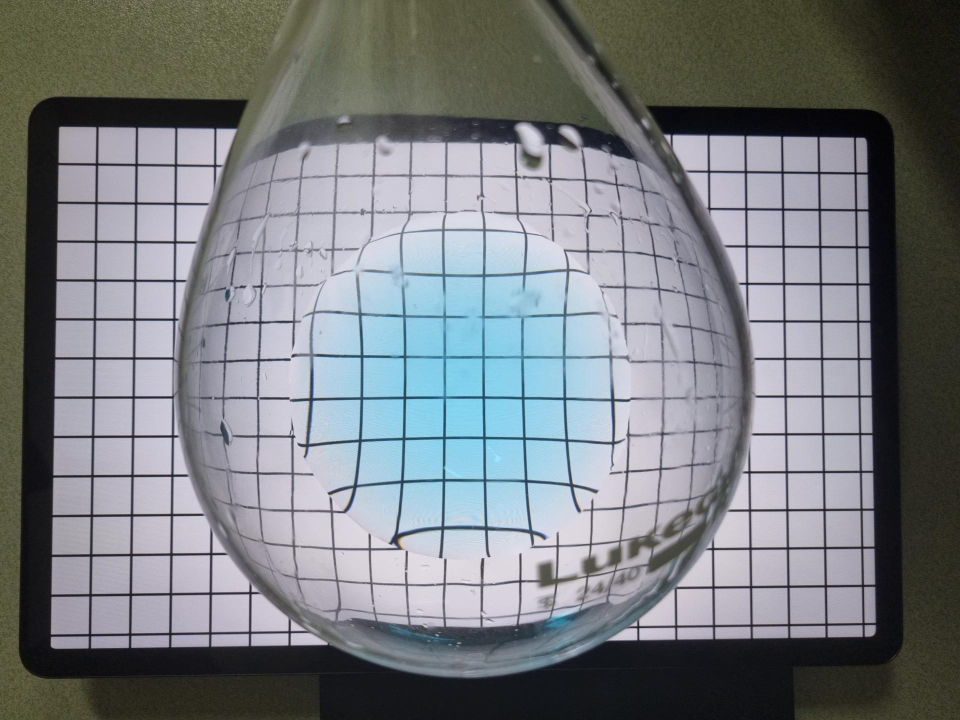
#> input picture proj_turb/eval/COA-001-02-p0-00.jpeg, 1920 x 1440 px (shown at 1/2 size)
$ python -i all_image_process.py   (imports and definitions only)
#> lines starting #> are read from the running program, lines starting #| are printed output that depends on the picture; after the words box and inside, x2 and y2 are one past the last pixel; in counts of white or black regions, pixels touching at a corner belong together
import cv2 as cv
import numpy as np
import matplotlib.pyplot as plt

import yaml
import os
import csv

from flask_eval_test import check_detection

def saturate_contrast(img, num):
    pic = img.copy()
    pic = pic.astype('int32')
    pic = np.clip(pic+(pic-128)*num, 0, 255)
    pic = pic.astype('uint8')
    return pic

# [5 lines left out: function imshow_scale, not called in this run]

def clip_image_center(img_gray, s):
    gray_clip = np.zeros_like(img_gray)
    h, w = img_gray.shape
    hh = int(h/2)  ## 이미지 중점
    ww = int(w/2)

    gray_clip[hh-s:hh+s, ww-s:ww+s] = img_gray[hh-s:hh+s, ww-s:ww+s] ##ROI 설정
    #imshow_scale(gray_clip, 0.4, 'gray')

    return gray_clip

def roi_detection_circle(img_src, im_gray):
    src = img_src.copy()
    src_ = img_src.copy()
    gray = cv.medianBlur(im_gray, 3)
    rows, cols = gray.shape
    circles = cv.HoughCircles(gray, cv.HOUGH_GRADIENT, 1.0, rows / 12, None, 20, 20, minRadius=250, maxRadius=350)
    #circles: N x 1 x 3 (x, y, radius)
    ww = int(cols/2)
    hh = int(rows/2)
    min_dist_center = cols * 100 #19200 그냥 큰값

    roi = np.ones(3) * -1

    if circles is not None:
        circles = np.uint16(np.around(circles))
        for i in circles[0, :]:
            cv.circle(src_, (i[0], i[1]), i[2], (0,255,0),2 )
            dist_center = np.sqrt((i[0]-ww) * (i[0]-ww) + (i[1]-hh) * (i[1]-hh)) ##이미지 중점과 원의 거리
            if dist_center < min_dist_center:
                min_dist_center = dist_center ## 가장 이미지의 중심과 가까운 원의 중심 찾기
                if np.abs((i[0]-ww)) <100 and np.abs((i[1]-hh)) < 100: ## 가장 가까운 원의 중심일때 최소 중심과 차이 100미만
                    roi[0] = i[0]
                    roi[1] = i[1]
                    roi[2] = i[2]
            center = (i[0], i[1])

    roi = np.uint16(np.around(roi))
    cv.circle(src_, (roi[0], roi[1]), 3, (0, 0, 255), 3)
    cv.circle(src, (roi[0], roi[1]), roi[2], (255, 255, 255), 5)
    #imshow_scale(src_, 0.4, 'all circle')
    #imshow_scale(src, 0.4, 'circle roi')

    return roi

def masking_circle(img, roi_circle):
    img_mask = np.zeros_like(img)
    img_mask = cv.circle(img_mask, (roi_circle[0], roi_circle[1]), roi_circle[2], (255,255,255), -1)
    #bitwise_and 연산을 통한 마스킹..
    img_center = cv.bitwise_and(img.copy(), img_mask)
    return img_center

# [191 lines left out: functions grid_calc, circle_segmentation, cross_profile, line_detection, crystal_detection, not called in this run]
        #cv.circle(img_rgb_center, (int(x), int(y)), int(radius), (255,0,0), 2)
    #imshow_scale(img_rgb_center, 0.4, 'crystal')

def black_bg_line(img_gray_center, roi_circle):
    roi_circle[2] = roi_circle[2] - 10
    img_gray_center = img_gray_center.copy()
    img_rgb_center = cv.cvtColor(img_gray_center, cv.COLOR_GRAY2BGR)
    bk_bg_line = np.zeros_like(img_rgb_center)
    gray = saturate_contrast(img_gray_center, 1.5)
    gray = cv.GaussianBlur(gray, (3,3),0)
    #imshow_scale(gray, 0.4, 'contrast_up_gray')
    th = cv.adaptiveThreshold(gray, 255, cv.ADAPTIVE_THRESH_GAUSSIAN_C, cv.THRESH_BINARY_INV, 101, 25)
    th = masking_circle(th, roi_circle)
    #imshow_scale(th, 0.4, 'th')
    edges = cv.Canny(th, 0, 100)
    #imshow_scale(edges, 0.4, 'canny')
    lines = cv.HoughLinesP(edges, 1, np.pi/180, 15, minLineLength=30, maxLineGap=10)
    if lines is not None:
        for line in lines:
            x1,y1,x2,y2 = line[0]
            cv.line(bk_bg_line,(x1,y1),(x2,y2),(0,255,255),2)
    #imshow_scale(bk_bg_line, 0.4, 'Hough')
    return bk_bg_line

def grid_detection(img_gray_center,bk_bg_grid,roi_circle):
    roi_circle = roi_circle.copy()
    roi_circle[2] = roi_circle[2] - 10

    img_gray_center = img_gray_center.copy()
    im_h, im_w, im_c = bk_bg_grid.shape
    gray_grid = cv.cvtColor(bk_bg_grid, cv.COLOR_BGR2GRAY)
    gray_grid[gray_grid>0] = 255

    k = cv.getStructuringElement(cv.MORPH_ELLIPSE, (5,5))
    #imshow_scale(gray_grid, 0.4, 'grid')

    gray_grid = cv.dilate(gray_grid, k) ## 팽창연산
    #imshow_scale(gray_grid, 0.4, 'dilate')

    gray_grid = cv.morphologyEx(gray_grid, cv.MORPH_CLOSE, k) ## 닫힘연산
    #imshow_scale(gray_grid, 0.4, 'close')

    # values projected to X
    p_hori = np.average(gray_grid, axis=0)
    #print('sh: ',p_hori.shape) #1920
    # values projected to Y
    p_vert = np.average(gray_grid, axis=1)
    #print(roi_circle)
    x_begin = roi_circle[0] - roi_circle[2]
    y_begin = roi_circle[1] - roi_circle[2]
    x_end = roi_circle[0] + roi_circle[2]
    y_end = roi_circle[1] + roi_circle[2]

    r = roi_circle[2]
    cx = roi_circle[0]
    cy = roi_circle[1]

    p2_hori = p_hori[x_begin:x_end]
    p2_vert = p_vert[y_begin:y_end]

    dx = np.abs(np.arange(x_begin, x_end, 1, dtype=np.float32) - cx) #원의 중심과 x좌표 거리
    dy = np.abs(np.arange(y_begin, y_end, 1, dtype=np.float32) - cy) #원의 중심과 y좌표 거리

    dx[dx>=r] = r-1
    dy[dy>=r] = r-1

    weight_h = r / np.sqrt(r ** 2 - (dx) ** 2) #가중치값
    weight_v = r / np.sqrt(r ** 2 - (dy) ** 2)
    print(p2_hori.shape[0])
    # [8 lines of commented-out code are left out]

    p3_hori = np.multiply(p2_hori, weight_h)
    p3_vert = np.multiply(p2_vert, weight_v)

    # [11 lines of commented-out code are left out]
    peaks_all_h = []
    peaks_all_v = []
    peaks_c4_h = []
    peaks_c4_v = []

    # extract 6 peaks
    # horizontal
    p4_hori = p3_hori
    p4_vert = p3_vert

    # using non-correction version
    p4_hori = p2_hori
    p4_vert = p2_vert

    for i in range(6):
        max_h = np.argmax(p4_hori)
        peaks_all_h.append(max_h) #index (x)
        e1 = max_h - 25
        e2 = max_h + 25
        if e1 < 0:
            e1 = 0
        if e2 >= p4_hori.shape[0]:
            e2 = p4_hori.shape[0]-1
        p4_hori[e1:e2] = 0

        max_v = np.argmax(p4_vert)
        peaks_all_v.append(max_v)
        e1 = max_v - 25
        e2 = max_v + 25
        if e1 < 0:
            e1 = 0
        if e2 >= p4_vert.shape[0]:
            e2 = p4_vert.shape[0]-1
        p4_vert[e1:e2] = 0
    print('peaks_all_h:', peaks_all_h)
    for i in range(4):
        min_dist_x = im_w
        min_dist_val = -1
        for j in range(len(peaks_all_h)): ##6개
            dist = np.abs(peaks_all_h[j]  - int(p4_hori.shape[0]/2)) #원의 중점과의 x값 offset
            if dist < min_dist_x:
                min_dist_val = peaks_all_h[j]
                min_dist_x = dist
        peaks_c4_h.append(min_dist_val)
        peaks_all_h.remove(min_dist_val)

        min_dist_y = im_h
        min_dist_val = -1
        for j in range(len(peaks_all_v)):
            dist = np.abs(peaks_all_v[j]  -  int(p4_vert.shape[0]/2))
            if dist < min_dist_y:
                min_dist_val = peaks_all_v[j]
                min_dist_y = dist
        peaks_c4_v.append(min_dist_val)
        peaks_all_v.remove(min_dist_val)


    arr_h = np.array(peaks_c4_h) + x_begin #중심과 가까운 line x좌표 4개
    arr_v = np.array(peaks_c4_v) + y_begin #중심과 가까운 line y좌표 4개

    ngrid_xmin = int(np.min(arr_h))
    ngrid_xmax = int(np.max(arr_h))
    ngrid_ymin = int(np.min(arr_v))
    ngrid_ymax = int(np.max(arr_v))

    img_mask_grid = gray_grid.copy() * 0
    # img_ori_rgb = cv.cvtColor(img_ori, cv.COLOR_GRAY2BGR)
    # horizontal line
    for i in range(4):
        print((int(arr_h[i]), ngrid_ymin))
        print((int(arr_h[i]), ngrid_ymax))
        cv.line(img_gray_center, (ngrid_xmin, int(arr_v[i])),  (ngrid_xmax, int(arr_v[i])), (255, 255, 255), 3)
        cv.line(img_gray_center, (int(arr_h[i]), ngrid_ymin), (int(arr_h[i]), ngrid_ymax), (255, 255, 255), 3)

        cv.line(img_mask_grid, (ngrid_xmin, int(arr_v[i])), (ngrid_xmax, int(arr_v[i])), (255, 255, 255), 3)
        cv.line(img_mask_grid, (int(arr_h[i]), ngrid_ymin), (int(arr_h[i]), ngrid_ymax), (255, 255, 255), 3)


    mask_supp = cv.bitwise_and(gray_grid.copy(), img_mask_grid) ##detection한 grid와 예측한 grid 일치성
    sum_mask = np.sum(img_mask_grid)
    sum_supp = np.sum(mask_supp)
    ratio_supp = float(sum_supp) / float(sum_mask) * 100.0

    print('sum of grid mask: %d' % sum_mask)
    print('sum of superposition: %d' % sum_supp)
    print('supp ratio: %.2f'%ratio_supp)

    cv.circle(img_gray_center, (int(cx), int(cy)), 10, (255, 0, 0), 3)
    # [4 lines of commented-out code are left out]

    return ratio_supp

# [44 lines left out: function processing_whitebg, not called in this run]

def processing_checkpat(img_name):
#> called with img_name = 'eval/COA-001-02-p0-00.jpeg'
    img_rgb = cv.imread(img_name)
#> img_rgb is the input picture: shape (1440, 1920, 3); mean B, G, R 128.9, 125, 121.1
    img_gray = cv.cvtColor(img_rgb, cv.COLOR_BGR2GRAY)

    # Set clip size as amount of solution
    clip_size = 450
    img_gray = clip_image_center(img_gray, clip_size)
    # roi rectangle [LT_x, LT_y, RB_x, RB_y]
    roi_rect = np.ones(4) * -1

    # circle ROI is only available for type3 (white background)
    roi_circle = roi_detection_circle(img_rgb, img_gray)
#> in roi_detection_circle, `circles = cv.HoughCircles(gray, cv.HOUGH_GRADIENT, 1.0, rows / 12, Non..`: circles = 51 rows, first 8: [922.5, 773.5, 345], [929.5, 619.5, 343.9], [1060.5, 619.5, 349.4], [1069.5, 847.5, 321.9], [1155.5, 747.5, 343.9], [789.5, 613.5, 343.9], [1014.5, 501.5, 332.9], [661.5, 578.5, 308.7]
#> in roi_detection_circle, `circles = np.uint16(np.around(circles))`: circles = 51 rows, first 8: [922, 774, 345], [930, 620, 344], [1060, 620, 349], [1070, 848, 322], [1156, 748, 344], [790, 614, 344], [1014, 502, 333], [662, 578, 309]
#> the loop in roi_detection_circle, `for i in circles[0, :]:` made 51 passes
#> (i, dist_center, min_dist_center) on pass 1: ([922, 774, 345], 66.03, 66.03)
#> after the loop in roi_detection_circle, `for i in circles[0, :]:`:
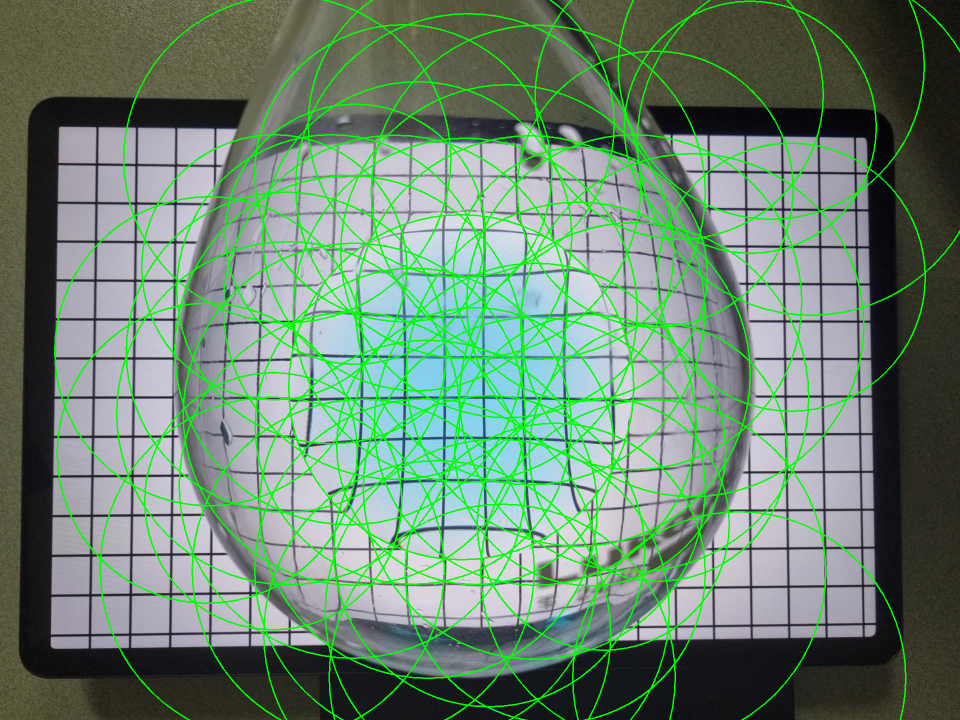
#> src_: shape (1440, 1920, 3) (shown at 1/2 size); 9.41% of pixels changed, all inside (x1, y1, x2, y2) = (108, 0, 1920, 1440)
#> after the loop in roi_detection_circle, `for i in circles[0, :]:`: min_dist_center = 66.03; roi = [922, 774, 345]
#> in roi_detection_circle, `cv.circle(src, (roi[0], roi[1]), roi[2], (255, 255, 255), 5)`:
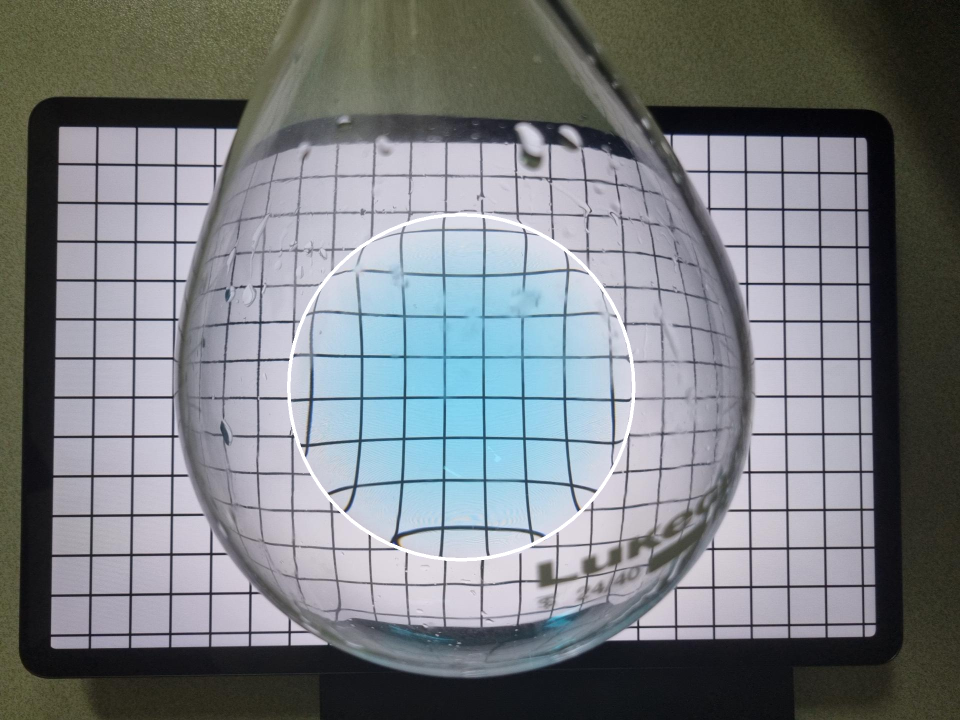
#> src: shape (1440, 1920, 3) (shown at 1/2 size); 0.54% of pixels changed, all inside (x1, y1, x2, y2) = (574, 426, 1271, 1123)
#> roi_circle = [922, 774, 345]
    # set rectangle roi by circle roi
    if roi_circle[2] != -1:
        roi_rect = roi_rect.astype(np.int8)
        roi_rect = np.array([roi_circle[0]-roi_circle[2], roi_circle[1]-roi_circle[2], roi_circle[0]+roi_circle[2], roi_circle[1]+roi_circle[2]])
#> roi_rect = [577, 429, 1267, 1119]

        img_rgb_rect = cv.rectangle(img_rgb.copy(), (roi_rect[0], roi_rect[1]), (roi_rect[2], roi_rect[3]), (0, 255, 0), 5)

        # masking
        img_rgb_center = masking_circle(img_rgb, roi_circle)
        img_gray_center = masking_circle(img_gray, roi_circle)

        # [5 lines of commented-out code are left out]
    bk_bg_grid = black_bg_line(img_gray_center.copy(), roi_circle)
#> in black_bg_line, `lines = cv.HoughLinesP(edges, 1, np.pi/180, 15, minLineLength=30, maxL..`: lines = 186 rows, first 6: [946, 711, 1192, 711], [1012, 798, 1107, 799], [1193, 710, 1225, 710], [969, 752, 971, 922], [886, 811, 886, 755], [856, 717, 971, 717]
#> the loop in black_bg_line, `for line in lines:` made 186 passes

    #grid_profile(img_grid, roi_circle)
    #crystal_detection(img_gray_center, roi_circle)
    #circle_segmentation(img_gray_center, roi_circle)
    supp_ratio = grid_detection(img_gray_center, bk_bg_grid, roi_circle)
#> in grid_detection, `roi_circle = roi_circle.copy()`: roi_circle = [922, 774, 335]
#> in grid_detection, `k = cv.getStructuringElement(cv.MORPH_ELLIPSE, (5,5))`: k = [[0, 0, 1, 0, 0], [1, 1, 1, 1, 1], [1, 1, 1, 1, 1], [1, 1, 1, 1, 1], [0, 0, 1, 0, 0]]
#> in grid_detection, `p_hori = np.average(gray_grid, axis=0)`: p_hori = 1920 values, max 105.2 at index 888, min 0 at index 0, mean 7.01
#> in grid_detection, `p_vert = np.average(gray_grid, axis=1)`: p_vert = 1440 values, max 83.94 at index 714, min 0 at index 0, mean 7.01
#> in grid_detection, `x_begin = roi_circle[0] - roi_circle[2]`: x_begin = 597
#> in grid_detection, `y_begin = roi_circle[1] - roi_circle[2]`: y_begin = 449
#> in grid_detection, `x_end = roi_circle[0] + roi_circle[2]`: x_end = 1247
#> in grid_detection, `y_end = roi_circle[1] + roi_circle[2]`: y_end = 1099
#> in grid_detection, `r = roi_circle[2]`: r = 325
#> in grid_detection, `cx = roi_circle[0]`: cx = 922
#> in grid_detection, `cy = roi_circle[1]`: cy = 774
#> in grid_detection, `p2_hori = p_hori[x_begin:x_end]`: p2_hori = 650 values, max 105.2 at index 291, min 1.42 at index 0, mean 20.66
#> in grid_detection, `p2_vert = p_vert[y_begin:y_end]`: p2_vert = 650 values, max 83.94 at index 265, min 0 at index 645, mean 15.51
#> in grid_detection, `dx = np.abs(np.arange(x_begin, x_end, 1, dtype=np.float32) - cx)`: dx = 650 values, max 325 at index 0, min 0 at index 325, mean 162.5
#> in grid_detection, `dy = np.abs(np.arange(y_begin, y_end, 1, dtype=np.float32) - cy)`: dy has the same summary as dx
#> in grid_detection, `weight_h = r / np.sqrt(r ** 2 - (dx) ** 2)`: weight_h = 650 values, max 12.76 at index 0, min 1 at index 325, mean 1.53
#> in grid_detection, `weight_v = r / np.sqrt(r ** 2 - (dy) ** 2)`: weight_v has the same summary as weight_h
#| 650
#> in grid_detection, `p3_hori = np.multiply(p2_hori, weight_h)`: p3_hori = 650 values, max 110.7 at index 26, min 6.88 at index 184, mean 26.91
#> in grid_detection, `p3_vert = np.multiply(p2_vert, weight_v)`: p3_vert = 650 values, max 120.4 at index 12, min 0 at index 645, mean 20.16
#> in grid_detection, `p4_hori = p3_hori`: p4_hori has the same summary as p3_hori
#> in grid_detection, `p4_vert = p3_vert`: p4_vert has the same summary as p3_vert
#> in grid_detection, `p4_hori = p2_hori`: p4_hori has the same summary as p2_hori
#> in grid_detection, `p4_vert = p2_vert`: p4_vert has the same summary as p2_vert
#> the loop in grid_detection, `for i in range(6):` made 6 passes
#> (max_h, max_v) on passes 1 to 6: (291, 265), (369, 351), (450, 428), (121, 517), (536, 96), (208, 183)
#> after the loop in grid_detection, `for i in range(6):`: p4_hori = 650 values, max 43.39 at index 26, min 0 at index 96, mean 6.29; p4_vert = 650 values, max 32.54 at index 13, min 0 at index 71, mean 5.04; peaks_all_h = [291, 369, 450, 121, 536, 208]; peaks_all_v = [265, 351, 428, 517, 96, 183]
#| peaks_all_h: [291, 369, 450, 121, 536, 208]
#> after the loop in grid_detection, `for i in range(4):`: peaks_all_h = [121, 536]; peaks_all_v = [517, 96]; peaks_c4_h = [291, 369, 208, 450]; peaks_c4_v = [351, 265, 428, 183]
#> in grid_detection, `arr_h = np.array(peaks_c4_h) + x_begin`: arr_h = [888, 966, 805, 1047]
#> in grid_detection, `arr_v = np.array(peaks_c4_v) + y_begin`: arr_v = [800, 714, 877, 632]
#> in grid_detection, `ngrid_xmin = int(np.min(arr_h))`: ngrid_xmin = 805
#> in grid_detection, `ngrid_xmax = int(np.max(arr_h))`: ngrid_xmax = 1047
#> in grid_detection, `ngrid_ymin = int(np.min(arr_v))`: ngrid_ymin = 632
#> in grid_detection, `ngrid_ymax = int(np.max(arr_v))`: ngrid_ymax = 877
#> the loop in grid_detection, `for i in range(4):` made 4 passes
#| (888, 632)
#| (888, 877)
#| (966, 632)
#| (966, 877)
#| (805, 632)
#| (805, 877)
#> (further printed lines are left out)
#> after the loop in grid_detection, `for i in range(4):`:
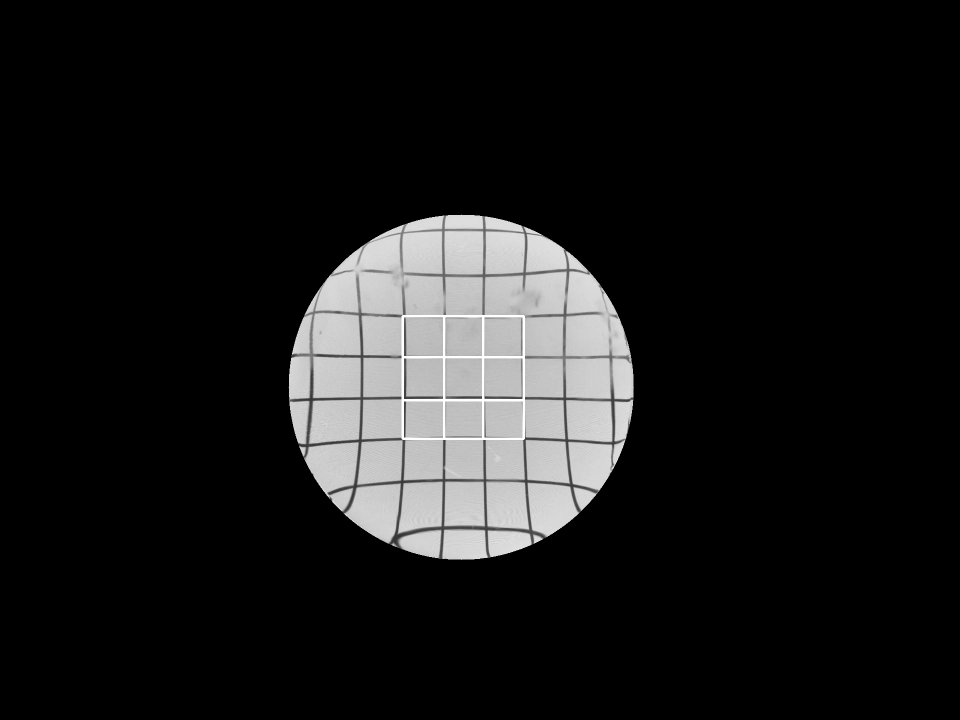
#> img_gray_center: shape (1440, 1920) (shown at 1/2 size); min 0, max 255, mean 25.9
#> after the loop in grid_detection, `for i in range(4):`:
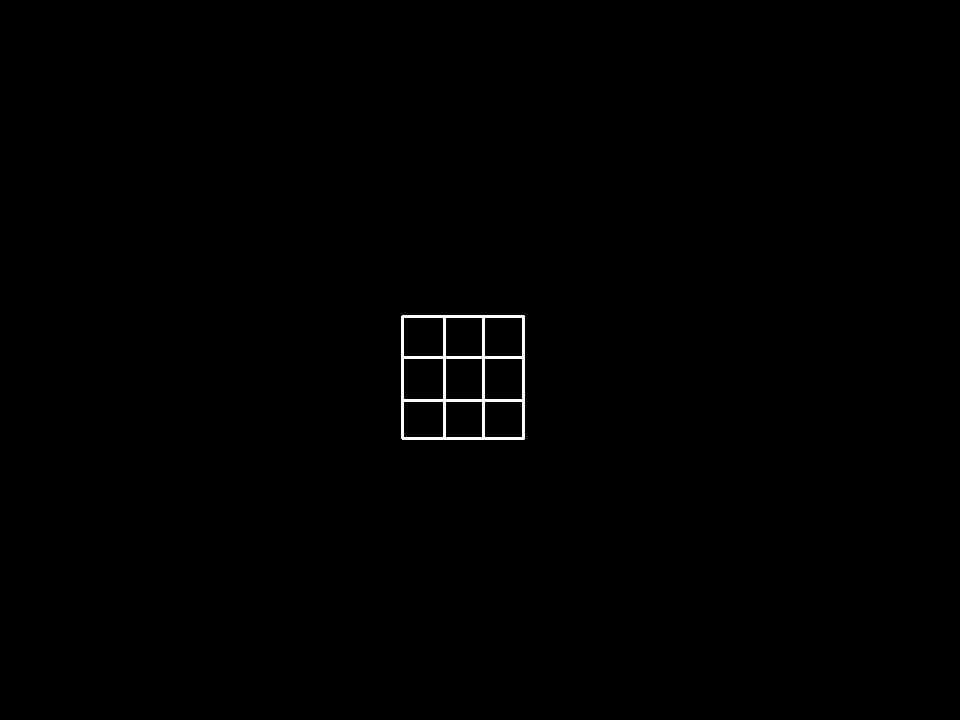
#> img_mask_grid: shape (1440, 1920) (shown at 1/2 size); 0.34% white; 1 white region, box (x1, y1, x2, y2) and area: (803, 630, 1050, 880) 9528
#> in grid_detection, `mask_supp = cv.bitwise_and(gray_grid.copy(), img_mask_grid)`:
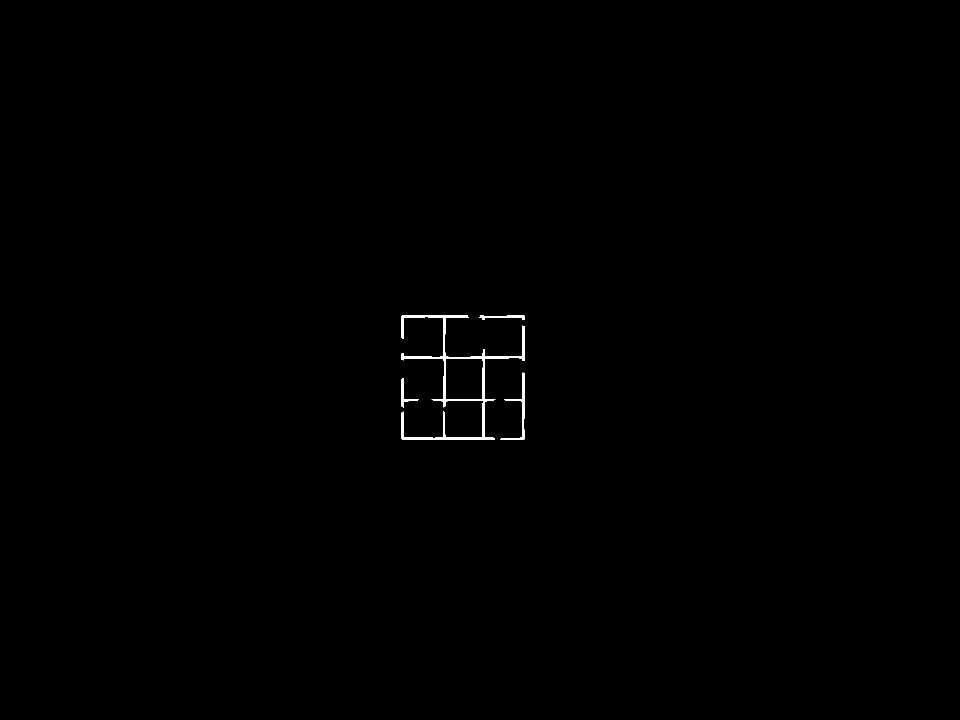
#> mask_supp: shape (1440, 1920) (shown at 1/2 size); 0.26% white; 4 white regions, box (x1, y1, x2, y2) and area: (803, 630, 1050, 880) 5579, (1001, 745, 1050, 880) 932, (803, 756, 837, 815) 408, (958, 630, 1050, 640) 359
#> in grid_detection, `sum_mask = np.sum(img_mask_grid)`: sum_mask = 2429640
#> in grid_detection, `sum_supp = np.sum(mask_supp)`: sum_supp = 1855890
#> in grid_detection, `ratio_supp = float(sum_supp) / float(sum_mask) * 100.0`: ratio_supp = 76.39
#| sum of grid mask: 2429640
#| sum of superposition: 1855890
#| supp ratio: 76.39
#> supp_ratio = 76.39

    return supp_ratio

# [74 lines left out: functions all_images_run, yaml2csv, not called in this run]

# [3 lines not run here, left out]


>>> result = processing_checkpat('eval/COA-001-02-p0-00.jpeg')
#> result = 76.39
